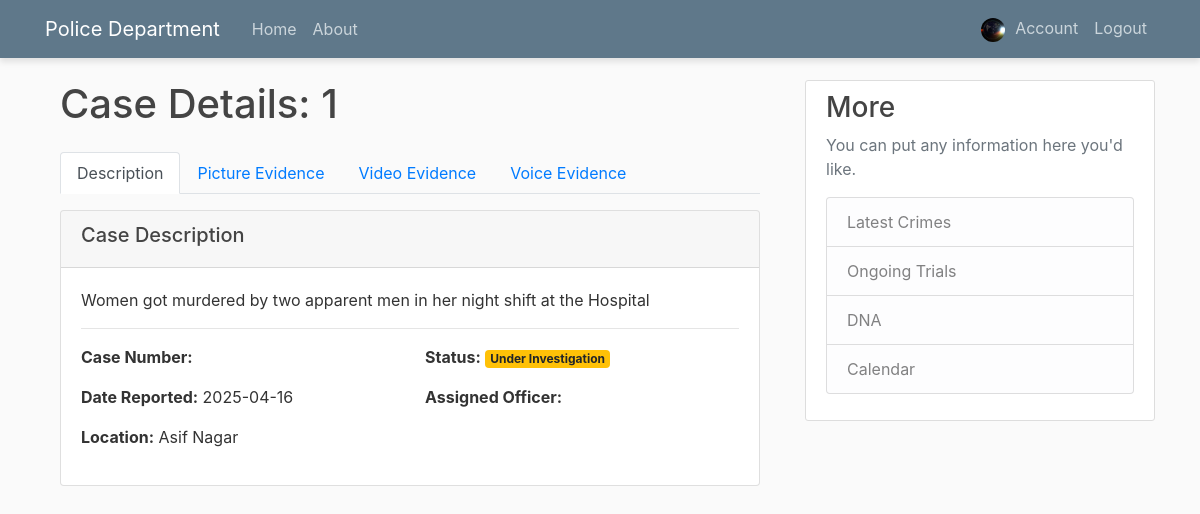
/case/1/1 (signed in), run on the app's committed database.
### Investigation/models.py (models this page shows, shortened)
class User(db.Model, UserMixin):
    id = db.Column(db.Integer, primary_key=True)
    username = db.Column(db.String(10), unique=True, nullable=False)
    email = db.Column(db.String(120), unique=True, nullable=False)
    image_file = db.Column(db.String, default="default.jpg")
    password = db.Column(db.String, nullable=False)
    teams = db.relationship('UserTeam', backref='user', lazy=True)

class Case(db.Model):
    id = db.Column(db.Integer, primary_key=True)
    name = db.Column(db.String(10), unique=True, nullable=False)
    description = db.Column(db.String(1000), nullable=False)
    report_date = db.Column(db.DateTime, nullable=False, default=datetime.utcnow)
    status=db.Column(db.String(30), nullable=False)
    location=db.Column(db.String(30), nullable=False)
    teams = db.relationship('CaseTeam', backref='case', lazy=True)
    evidence_pics=db.relationship('EvidencePic', backref='case', lazy=True)
    evidence_vids=db.relationship('EvidenceVid', backref='case', lazy=True)
    evidence_voices=db.relationship('EvidenceVoice', backref='case', lazy=True)

### Investigation/evidences/routes.py (the view)
@evidences.route('/case/<int:team_id>/<int:case_id>', methods=['POST', 'GET'])
@login_required
def casee(case_id, team_id):
    casee=Case.query.get(case_id)
    pics=EvidencePic.query.join(Case).filter(Case.id==case_id).all()
    videos=EvidenceVid.query.join(Case).filter(Case.id==case_id).all()
    voices=EvidenceVoice.query.join(Case).filter(Case.id==case_id).all()
    return render_template('case.html', pics=pics, videos=videos, voices=voices, casee=casee, case_id=case_id, team_id=team_id)

### Investigation/models.py (called while the page is built)
@login_manager.user_loader
def load_user(user_id):
    return User.query.get(int(user_id))

### Investigation/templates/case.html (shortened to what this page needs)
{% extends "layout.html" %}
{% block content %}
<div class="container-fluid">
    <h1 class="mb-4">Case Details: {{ casee.id }}</h1>
    <ul class="nav nav-tabs" id="caseTabs" role="tablist">
        <li class="nav-item">
            <a class="nav-link active" id="description-tab" data-toggle="tab" href="#description" role="tab" aria-controls="description" aria-selected="true">Description</a>
        </li>
        <li class="nav-item">
            <a class="nav-link" id="pics-tab" data-toggle="tab" href="#pics" role="tab" aria-controls="pics" aria-selected="false">Picture Evidence</a>
        </li>
        <li class="nav-item">
            <a class="nav-link" id="videos-tab" data-toggle="tab" href="#videos" role="tab" aria-controls="videos" aria-selected="false">Video Evidence</a>
        </li>
        <li class="nav-item">
            <a class="nav-link" id="voice-tab" data-toggle="tab" href="#voice" role="tab" aria-controls="voice" aria-selected="false">Voice Evidence</a>
        </li>
    </ul>
    <div class="tab-content" id="caseTabsContent">
        <div class="tab-pane fade show active" id="description" role="tabpanel" aria-labelledby="description-tab">
            <div class="card mt-3">
                <div class="card-header">
                    <h5>Case Description</h5>
                </div>
                <div class="card-body">
                    <p>{{ casee.description }}</p>
                    <hr>
                    <div class="row">
                        <div class="col-md-6">
                            <p><strong>Case Number:</strong> {{ casee.case_id }}</p>
                            <p><strong>Date Reported:</strong> {{ casee.report_date.strftime('%Y-%m-%d') }}</p>
                            <p><strong>Location:</strong> {{ casee.location }}</p>
                        </div>
                        <div class="col-md-6">
                            <p><strong>Status:</strong> <span class="badge badge-{{ 'success' if casee.status == 'Closed' else 'warning' if casee.status == 'Under Investigation' else 'danger' }}">{{ casee.status }}</span></p>
                            <p><strong>Assigned Officer:</strong> {{ casee.assigned_officer }}</p>
                        </div>
                    </div>
                </div>
            </div>
        </div>
    </div>
</div>
{% endblock %}

### Investigation/templates/layout.html (shortened to what this page needs)
<!DOCTYPE html>
<html>
<head>
    <link rel="stylesheet" href="https://maxcdn.bootstrapcdn.com/bootstrap/4.0.0/css/bootstrap.min.css">
    <link rel="stylesheet" type="text/css" href="{{ url_for('static', filename='main.css') }}">
    <link rel="stylesheet" href="https://cdnjs.cloudflare.com/ajax/libs/font-awesome/5.15.4/css/all.min.css">
</head>
<body>
    <header class="site-header">
      <nav class="navbar navbar-expand-md navbar-dark bg-steel fixed-top">
        <div class="container">
          <a class="navbar-brand mr-4" href="/">Police Department</a>
          <div class="collapse navbar-collapse" id="navbarToggle">
            <div class="navbar-nav mr-auto">
              <a class="nav-item nav-link" href="{{ url_for('main.home') }}">Home</a>
              <a class="nav-item nav-link" href="#">About</a>
            </div>
            {% if current_user.is_authenticated %}
                <div class="navbar-nav">
                  <a class="nav-item nav-link" href="{{ url_for('users.account')}}">
                      <img src="{{ url_for('static', filename='profile_pics/' + current_user.image_file) }}" alt="Logo" style="height: 24px; width: 24px; border-radius: 50%; object-fit: cover; margin-right: 6px;">
                      Account
                  </a>
                  <a class="nav-item nav-link" href="{{ url_for('users.logout')}}">Logout</a>
                </div>
            {% else %}
                <div class="navbar-nav">
                    <a class="nav-item nav-link" href="{{ url_for('users.login')}}">Login</a>
                    <a class="nav-item nav-link" href="{{ url_for('users.register')}}">Register</a>
                </div>
            {% endif %}
          </div>
        </div>
      </nav>
    </header>
    <main role="main" class="container">
      <div class="row">
        <div class="col-md-8">
          {% block content %}{% endblock %}
        </div>
        <div class="col-md-4">
          <div class="content-section">
            <h3 class="centre">More</h3>
            <p class='text-muted'>You can put any information here you'd like.
              <ul class="list-group">
                <li class="list-group-item list-group-item-light">Latest Crimes</li>
                <li class="list-group-item list-group-item-light">Ongoing Trials</li>
                <li class="list-group-item list-group-item-light">DNA</li>
                <li class="list-group-item list-group-item-light">Calendar</li>
              </ul>
            </p>
          </div>
        </div>
      </div>
    </main>
</body>
</html>

### Investigation/static/main.css (style rules this page uses)
body { background: #fafafa; color: #333333; margin-top: 5rem; }
h1, h2, h3, h4, h5, h6 { color: #444444; }
.bg-steel { background-color: #5f788a; }
.site-header .navbar-nav .nav-link { color: #cbd5db; }
.content-section { background: #ffffff; padding: 10px 20px; border: 1px solid #dddddd; border-radius: 3px; margin-bottom: 20px; }
.navbar { box-shadow: 0px 4px 6px rgba(0, 0, 0, 0.1); }

### Investigation/templates/case.html (style rules this page uses)
.badge-warning { background-color: #ffc107; color: #212529; }

### data on the page
User: image_file (picture)
Case: id "1", description "Women got murdered by two apparent men in her night shift at the Hospital", report_date "2025-04-16", location "Asif Nagar", status "Under Investigation"
